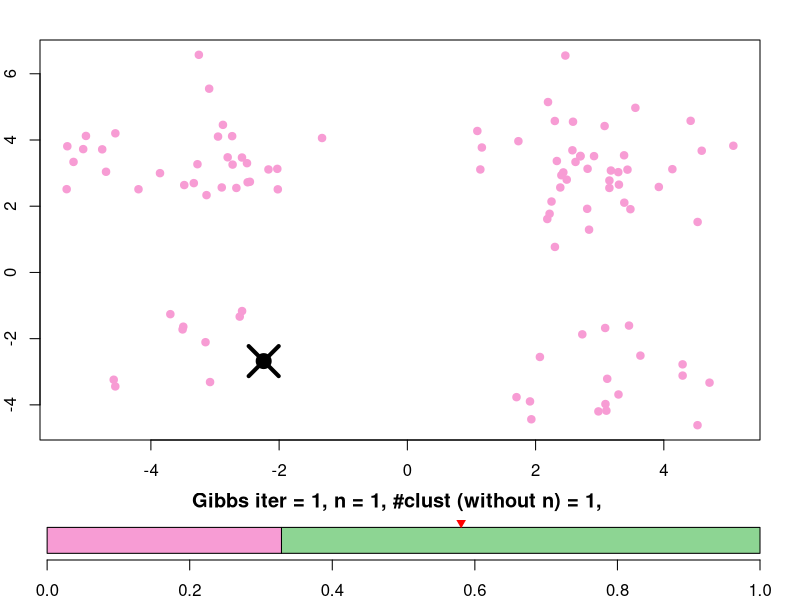
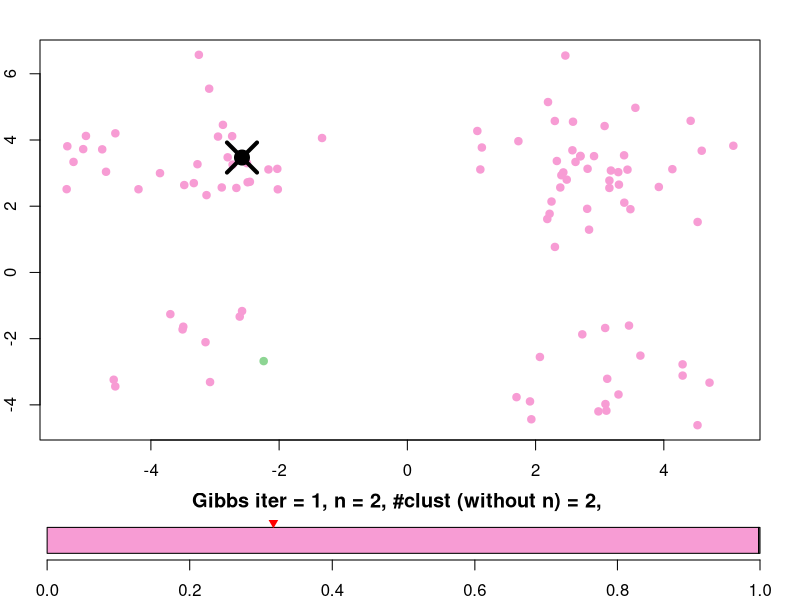
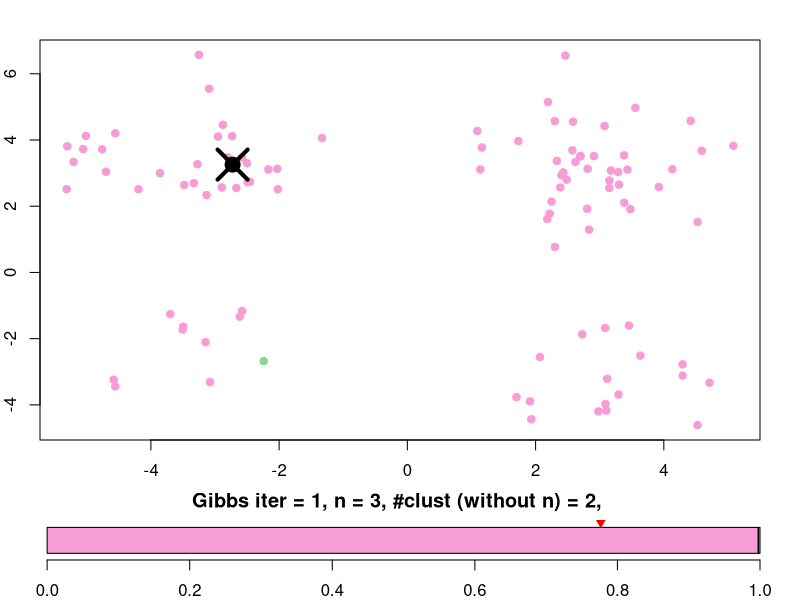
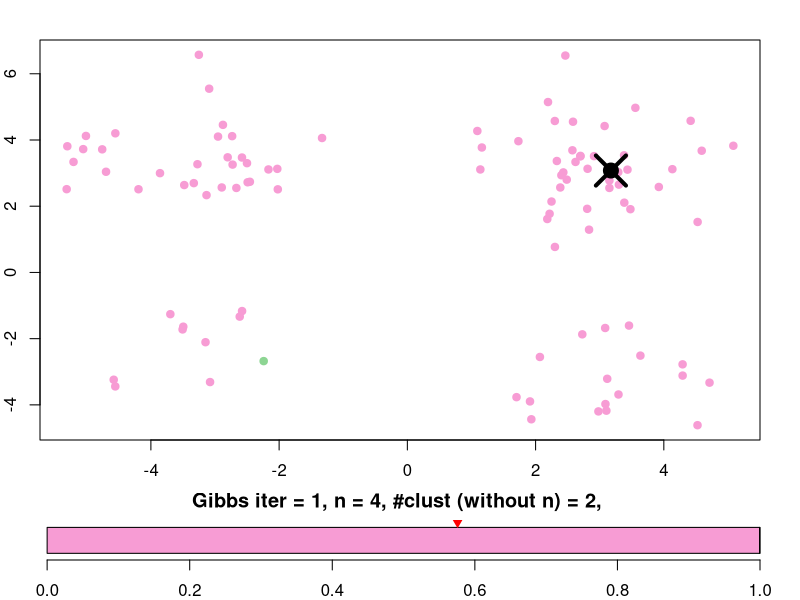
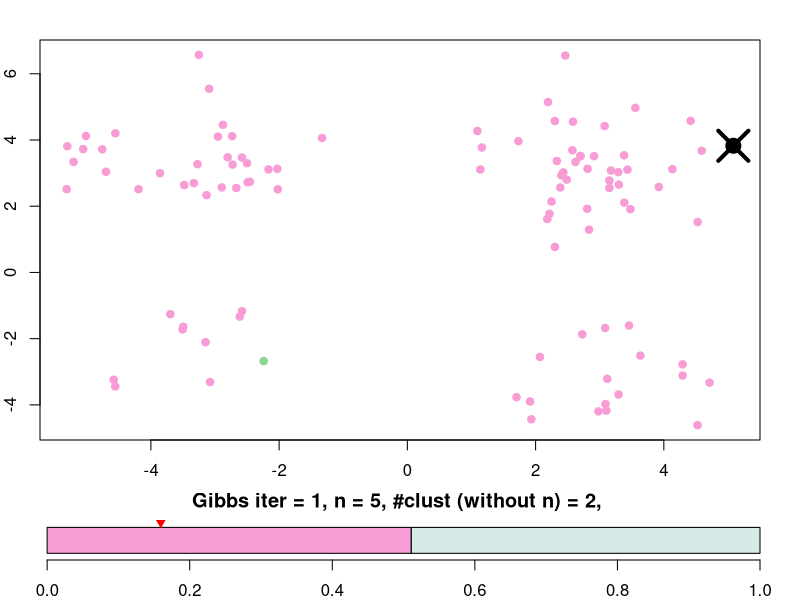
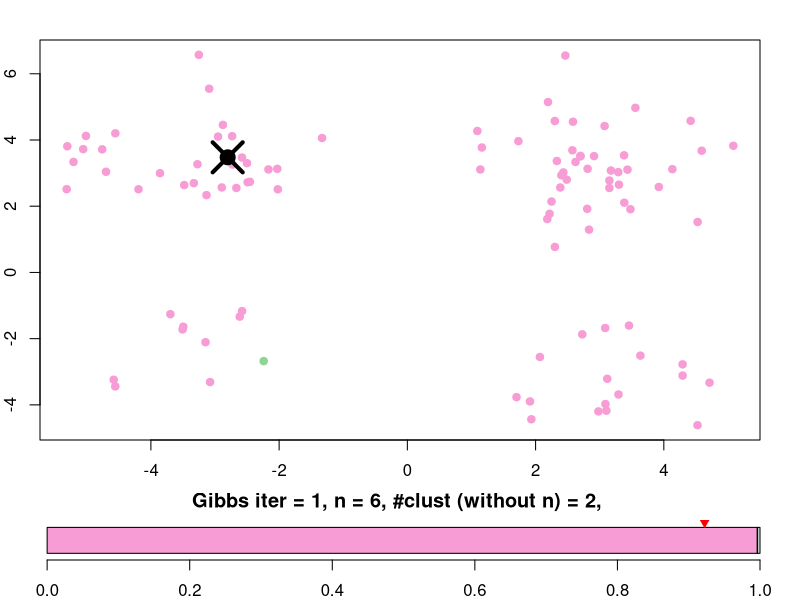
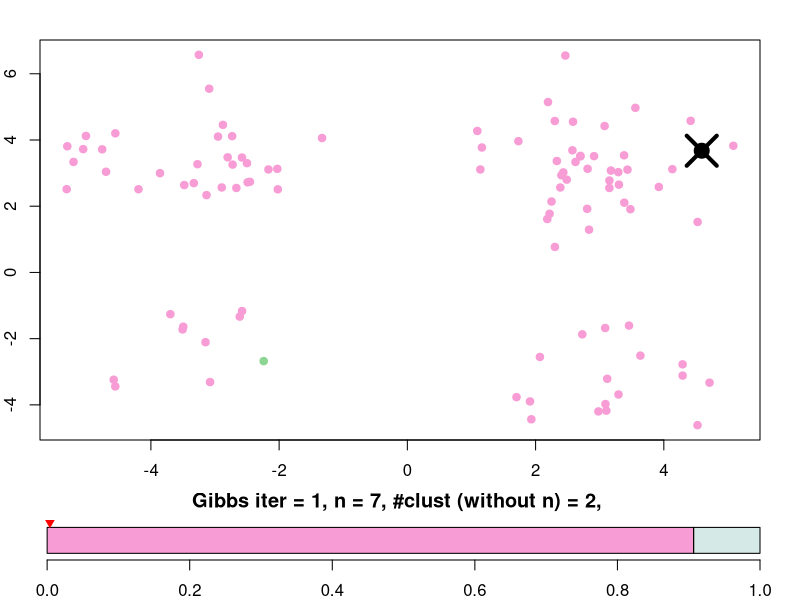
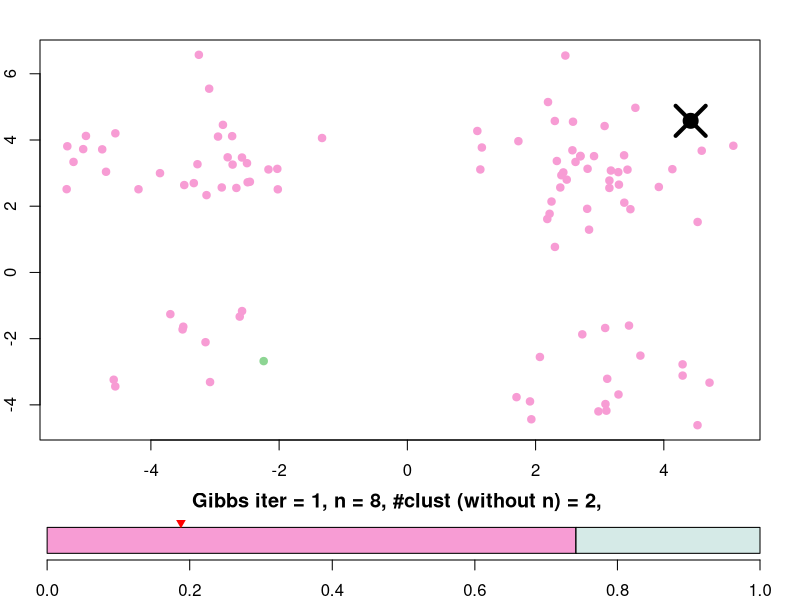

R code for these plots, in order: (Note: a time limit stopped this script after it produced the figures.)
# Description: 
#   This script shows Gibbs sampler for a 2-d CRP Gaussian mixture model.
#
# Details:
#   Press enter to keep making Gibbs samples.
#   Enter a number to go that many full iterations forward in the sampler.
#   Press "x" and then enter when you're done.
#
#   Generative model: (n is index, N is sample size)
#     z_N ~ CRP(N, alpha)
#     mu_c ~ N(mu_0, Sigma_0)
#     xn ~ N(mu_c, Sigma_0)
#   
#   Gibbs sampler: 
#     p(x_N|x_{N,-n}, x) = #C/(alpha+N-1) . likelihood(if n joins cluster C)
#     p(x_N|x_{N,-n}, x) = alpha/(alpha+N-1) . likelihood(if n starts a new cluster)
# License: GNU v3
#
# Date: October 19, 2016
#
# Authors:
#    Originally called ex7_sampler.
#    Rcode was written by Tamara Broderick.
#    Rcode was modified by Jiali Lin.
#    Depts. of Statistics, Virginia Tech,
#    Hutcheson Hall, 403K, Blacksburg, VA 24061 
#
# Source: 
#   https://github.com/tbroderick/bnp_tutorial/blob/2016mlss/ex6_dpmm.R

rm(list = ls())

# useful for working with multivariate normal distributions
library(mvtnorm)

# Note: default function call at the end

ex7_gen_data <- function(Ndata, sd) {
  # generate Gaussian mixture model data for inference later
  #
  # Args:
  #  Ndata: number of data points to generate
  #  sd: covariance matrix of data points around the
  #      cluster-specific mean is [sd^2, 0; 0, sd^2];
  #      i.e. this is the standard deviation in either direction
  #
  # Returns:
  #  x: an Ndata x 2 matrix of data points
  #  z: an Ndata-long vector of cluster assignments
  #  mu: a K x 2 matrix of cluster means,
  #      where K is the number of clusters
  
  # matrix of cluster centers: one in each quadrant
  mu = matrix(c(3,3, -3,3, 3,-3, -3,-3), ncol=2, byrow=TRUE)
  # vector of component frequencies
  rho = c(0.5,0.3,0.2,0.1)
  
  # assign each data point to a component
  z = sample(1:length(rho), Ndata, replace=TRUE, prob=rho)
  # draw each data point according to the cluster-specific
  # likelihood of its component
  x = cbind(rnorm(rep(NA,Ndata), mu[z,1], rep(sd,Ndata)),
            rnorm(rep(NA,Ndata), mu[z,2], rep(sd,Ndata)))
  
  # return the data.
  # also return the cluster centers and means in case
  # that is useful for comparison
  list("x" = x, "z" = z, "mu" = mu)
}

ex7_crp_gibbs <- function(data, sd, initz) {
  # Run a Gibbs sampler for a CRP Gaussian mixture model
  # on the data
  #
  # Args:
  #  data: an Ndata x D matrix of data points
  #  sd: we assume the Gaussian likelihood around any
  #      cluster mean has covariance matrix diag(sd^2,...,sd^2);
  #      so this is the standard deviation in any direction
  #  initz: vector of strictly positive integers; initial
  #      assignments of data points to clusters; takes
  #      values 1,...,K
  #
  # Returns:
  #  Nothing
  #
  # Note:
  #  Has only been tested on D=2
  
  # supposedly a collection of colors that
  # are easily visually separated on the screen
  # obtained from: https://graphicdesign.stackexchange.com/questions/3682/where-can-i-find-a-large-palette-set-of-contrasting-colors-for-coloring-many-d
  sep_colors = c("#023FA5","#7D87B9","#BEC1D4","#D6BCC0","#BB7784","yellow","#4A6FE3","#8595E1","#B5BBE3","#E6AFB9","#E07B91","#D33F6A", "#11C638","#8DD593","#C6DEC7","#EAD3C6","#F0B98D","#EF9708","#0FCFC0","#9CDED6","#D5EAE7","#F3E1EB","#F6C4E1","#F79CD4")
  palette(sample(sep_colors, replace=FALSE))
  
  # setup the plot into two parts:
  # the data and the probabilities for Gibbs sampling
  par(mar = rep(2,4))
  layout(matrix(c(1,2), 2, 1, byrow=TRUE),
         heights=c(4,1)
  )
  
  # don't exceed this many Gibbs iterations
  maxIters = 1000
  # the algorithm will pause and plot after this
  # iteration number; 0 ensures it will plot right off
  minPauseIter = 0
  
  # just setting alpha for inference.
  # a small alpha encourages a small number of clusters
  alpha = 0.01
  
  # dimension of the data points
  data_dim = ncol(data)
  # cluster-specific covariance matrix
  Sig = diag(sd^2,data_dim)
  # prior covariance matrix
  Sig0 = diag(3^2,data_dim)
  # cluster-specific precision (Sig^{-1})
  Prec = solve(Sig)
  # prior precision (Sig^{-1})
  Prec0 = solve(Sig0)
  # prior mean on cluster parameters
  mu0 = matrix(c(0,0), ncol=2, byrow=TRUE)
  # number of data points
  Ndata = nrow(data)
  
  # initialize the sampler
  z = initz  # initial cluster assignments
  counts = as.vector(table(z))  # initial data counts at each cluster
  Nclust = length(counts)	  # initial number of clusters
  
  # run the Gibbs sampler
  for(iter in 1:maxIters) {
    # take a Gibbs step at each data point
    for(n in 1:Ndata) {
      # get rid of the nth data point
      c = z[n]
      counts[c] = counts[c] - 1
      # if the nth data point was the only point in a cluster,
      # get rid of that cluster
      if(counts[c]==0) {
        counts[c] = counts[Nclust]
        loc_z = (z==Nclust)
        z[loc_z] = c
        counts = counts[-Nclust]
        Nclust = Nclust - 1
      }
      z[n] = -1  # ensures z[n] doesn't get counted as a cluster
      
      # unnormalized log probabilities for the clusters
      log_weights = rep(NA,Nclust+1)
      # find the unnormalized log probabilities
      # for each existing cluster
      for(c in 1:Nclust) {
        c_Precision = Prec0 + counts[c] * Prec
        c_Sig = solve(c_Precision)
        # find all of the points in this cluster
        loc_z = which(z==c)
        # sum all the points in this cluster
        if(length(loc_z) > 1) {
          sum_data = colSums(data[z == c,])
        } else {
          sum_data = data[z==c,]
        }
        c_mean = c_Sig %*% (Prec %*% sum_data + Prec0 %*% t(mu0))
        log_weights[c] = log(counts[c]) + dmvnorm(data[n,], mean = c_mean, sigma = c_Sig + Sig, log = TRUE)
      }
      # find the unnormalized log probability
      # for the "new" cluster
      log_weights[Nclust+1] = log(alpha) + dmvnorm(data[n,], mean = mu0, sigma = Sig0 + Sig, log = TRUE)
      
      # transform unnormalized log probabilities
      # into probabilities
      max_weight = max(log_weights)
      log_weights = log_weights - max_weight
      loc_probs = exp(log_weights)
      loc_probs = loc_probs / sum(loc_probs)
      
      # sample which cluster this point should
      # belong to
      newz = sample(1:(Nclust+1), 1, replace=TRUE, prob=loc_probs)
      # if necessary, instantiate a new cluster
      if(newz == Nclust + 1) {
        counts = c(counts,0)
        Nclust = Nclust + 1
      }
      z[n] = newz
      # update the cluster counts
      counts[newz] = counts[newz] + 1
      
      # if desired, plot the progress of the sampler
      if(iter >= minPauseIter) {		
        
        # in the top plot, plot the points,
        # colored by cluster assignment in this sampler step
        plot(data, col=z, pch=19)
        # highlight which point is currently being sampled
        points(data[n,1], data[n,2], col="black", pch=4, lwd=4, cex=4)
        points(data[n,1], data[n,2], col="black", pch=19, lwd=1, cex=2)
        
        # plot the cluster probabilities for the Gibbs sampler.
        # color the probabilities by cluster
        barplot(as.matrix(loc_probs,nrow=length(loc_probs)),
                beside=FALSE,
                horiz=TRUE,
                ylim=c(0,1),
                width=0.7,
                col=palette(),
                main = paste("Gibbs iter = ", toString(iter),
                             ", n = ", toString(n),
                             ", #clust (without n) = ", toString(length(loc_probs)-1),
                             ", ",
                             sep="")
        )
        
        # in the bottom plot, plot the Gibbs probabilities and sample
        u = loc_probs[newz] * runif(1)
        uplot = cumsum(loc_probs)[newz] - u
        # plot the uniform random number used to draw a probability
        points(uplot, 1, pch=25, col="red", bg="red")
        
        # Generate a new draw for each press of "enter"
        # Press 'x' when finished.
        # Enter a number to progress that many full
        # Gibbs iterations into the future.
        line <- readline()
        if(line == "x") {
          dev.off()
          return("done")
        } else if(line == "") {
        } else {
          minPauseIter = iter + as.numeric(line)
        }
      }
    }
  }
}

# generate a data set with 100 data points
data <- ex7_gen_data(Ndata=100,sd=1)
# run a CRP Gibbs sampler
# initialized with all data points in the same cluster
ex7_crp_gibbs(data=data$x, sd=1, initz=rep(1,100))
